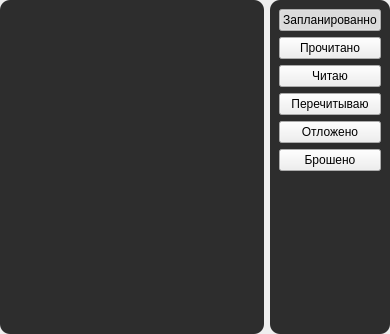
<?xml version="1.0" encoding="UTF-8"?>
<ui version="4.0">
 <class>Form</class>
 <widget class="QWidget" name="Form">
  <property name="geometry">
   <rect>
    <x>0</x>
    <y>0</y>
    <width>390</width>
    <height>334</height>
   </rect>
  </property>
  <property name="windowTitle">
   <string>Form</string>
  </property>
  <property name="styleSheet">
   <string notr="true">QFrame {
	border-radius: 10px;
	background-color: rgb(45, 45, 45);
	color: rgb(255, 255, 255);
}</string>
  </property>
  <layout class="QHBoxLayout" name="horizontalLayout">
   <property name="leftMargin">
    <number>0</number>
   </property>
   <property name="topMargin">
    <number>0</number>
   </property>
   <property name="rightMargin">
    <number>0</number>
   </property>
   <property name="bottomMargin">
    <number>0</number>
   </property>
   <item>
    <widget class="QFrame" name="items_frame">
     <property name="frameShape">
      <enum>QFrame::StyledPanel</enum>
     </property>
     <property name="frameShadow">
      <enum>QFrame::Raised</enum>
     </property>
     <layout class="QVBoxLayout" name="verticalLayout">
      <item>
       <widget class="QListWidget" name="items_list">
        <property name="wordWrap">
         <bool>true</bool>
        </property>
       </widget>
      </item>
     </layout>
    </widget>
   </item>
   <item>
    <widget class="QFrame" name="lists_frame">
     <property name="styleSheet">
      <string notr="true"/>
     </property>
     <property name="frameShape">
      <enum>QFrame::StyledPanel</enum>
     </property>
     <property name="frameShadow">
      <enum>QFrame::Raised</enum>
     </property>
     <layout class="QVBoxLayout" name="check_button_layout">
      <item>
       <widget class="QPushButton" name="planned_btn">
        <property name="cursor">
         <cursorShape>PointingHandCursor</cursorShape>
        </property>
        <property name="text">
         <string>Запланированно</string>
        </property>
        <property name="checkable">
         <bool>true</bool>
        </property>
        <property name="checked">
         <bool>true</bool>
        </property>
        <property name="autoExclusive">
         <bool>true</bool>
        </property>
       </widget>
      </item>
      <item>
       <widget class="QPushButton" name="completed_btn">
        <property name="cursor">
         <cursorShape>PointingHandCursor</cursorShape>
        </property>
        <property name="text">
         <string>Прочитано</string>
        </property>
        <property name="checkable">
         <bool>true</bool>
        </property>
        <property name="autoExclusive">
         <bool>true</bool>
        </property>
       </widget>
      </item>
      <item>
       <widget class="QPushButton" name="reading_btn">
        <property name="cursor">
         <cursorShape>PointingHandCursor</cursorShape>
        </property>
        <property name="text">
         <string>Читаю</string>
        </property>
        <property name="checkable">
         <bool>true</bool>
        </property>
        <property name="autoExclusive">
         <bool>true</bool>
        </property>
       </widget>
      </item>
      <item>
       <widget class="QPushButton" name="re_reading_btn">
        <property name="cursor">
         <cursorShape>PointingHandCursor</cursorShape>
        </property>
        <property name="text">
         <string>Перечитываю</string>
        </property>
        <property name="checkable">
         <bool>true</bool>
        </property>
        <property name="autoExclusive">
         <bool>true</bool>
        </property>
       </widget>
      </item>
      <item>
       <widget class="QPushButton" name="on_hold_btn">
        <property name="cursor">
         <cursorShape>PointingHandCursor</cursorShape>
        </property>
        <property name="text">
         <string>Отложено</string>
        </property>
        <property name="checkable">
         <bool>true</bool>
        </property>
        <property name="autoExclusive">
         <bool>true</bool>
        </property>
       </widget>
      </item>
      <item>
       <widget class="QPushButton" name="dropped_btn">
        <property name="cursor">
         <cursorShape>PointingHandCursor</cursorShape>
        </property>
        <property name="text">
         <string>Брошено</string>
        </property>
        <property name="checkable">
         <bool>true</bool>
        </property>
        <property name="autoExclusive">
         <bool>true</bool>
        </property>
       </widget>
      </item>
      <item>
       <spacer name="verticalSpacer">
        <property name="orientation">
         <enum>Qt::Vertical</enum>
        </property>
        <property name="sizeHint" stdset="0">
         <size>
          <width>20</width>
          <height>40</height>
         </size>
        </property>
       </spacer>
      </item>
     </layout>
    </widget>
   </item>
  </layout>
 </widget>
 <resources/>
 <connections/>
</ui>
